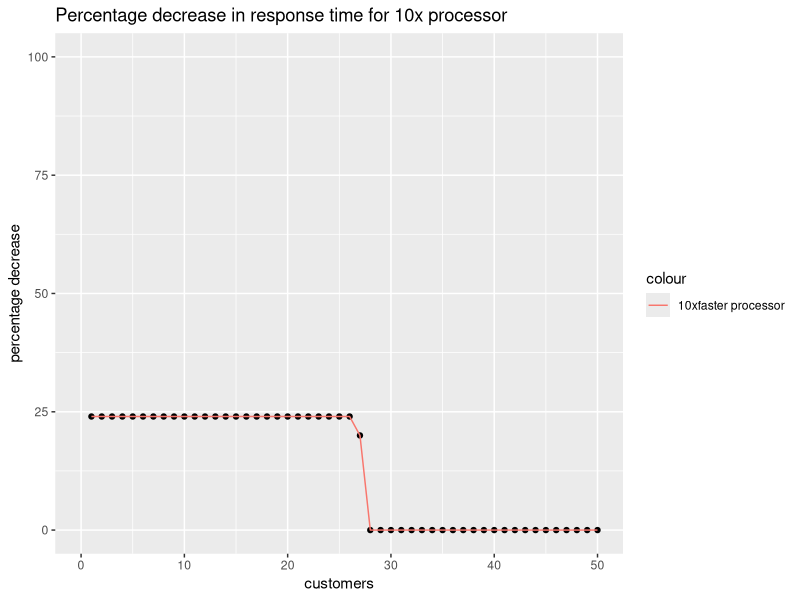
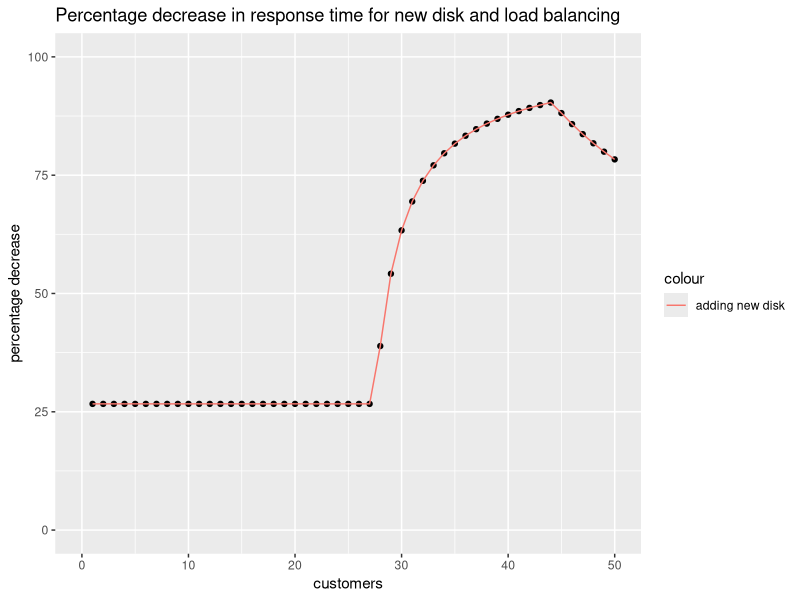
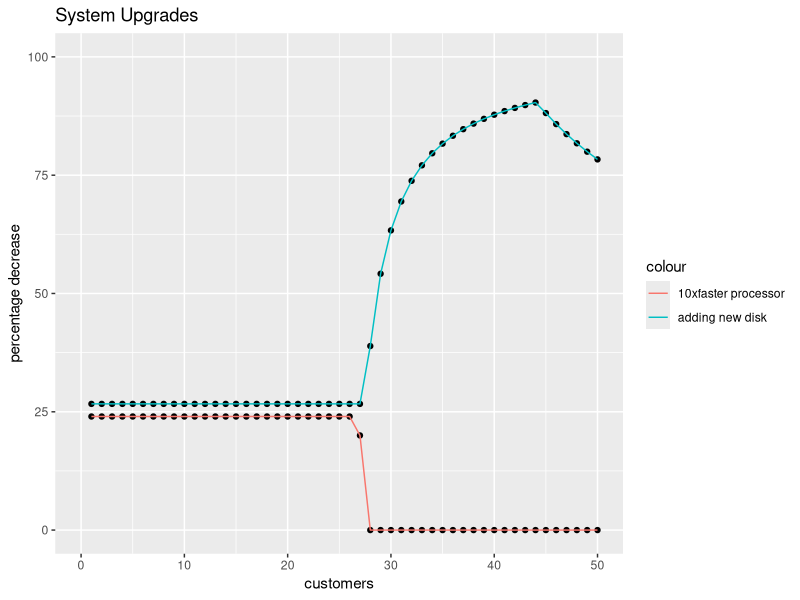

These figures' R source, in order:
## ---- chunk 1

## ---- chunk 2

## ---- chunk 3
library(dplyr)
# calculate lower bounds for original system
Rs <- data.frame("N"=1:50, "R"=rep(0,50), stringsAsFactors = FALSE)

for(i in 1:50){
  Rs[i,2] = max(0.3, (0.12*Rs[i,1]) - 3)
}

# calculate lower bounds for 10x faster processor
Rs10x <- data.frame("N"=1:50, "R"=rep(0,50), stringsAsFactors = FALSE)

for(i in 1:50){
  Rs10x[i,2] = max(0.228, (0.12*Rs10x[i,1]) - 3)
}

# calculate percentage decrease
des <- data.frame("N"=1:50, "change"=rep(0,50), stringsAsFactors = FALSE)

for(i in 1:50){
  des[i,2] = ((abs(Rs10x[i,2]-Rs[i,2]))*100)/Rs[i,2]
}
despre <- des

# plotting
library(ggplot2)
p <- ggplot(data = des, mapping = aes(x = N, y = change)) +  
  xlim(0,50) + ylim(0, 100) + 
  ggtitle("Percentage decrease in response time for 10x processor") + 
  xlab("customers") + ylab("percentage decrease") +
  geom_point() +
  geom_line(data = des, aes(x = N, y = change, color = "10xfaster processor"))
p
## ---- chunk 4
# calculate lower bounds for new disk
Rsd3 <- data.frame("N"=1:50, "R"=rep(0,50), stringsAsFactors = FALSE)

for(i in 1:50){
  Rsd3[i,2] = max(0.22, (0.073*Rsd3[i,1]) - 3)
}

# calculate percentage decrease
des <- data.frame("N"=1:50, "change"=rep(0,50), stringsAsFactors = FALSE)

for(i in 1:50){
  des[i,2] = ((abs(Rsd3[i,2]-Rs[i,2]))*100)/Rs[i,2]
}

# plotting
library(ggplot2)
p <- ggplot(data = des, mapping = aes(x = N, y = change)) +  
  xlim(0,50) + ylim(0, 100) + 
  ggtitle("Percentage decrease in response time for new disk and load balancing") + 
  xlab("customers") + ylab("percentage decrease") +
  geom_point() +
  geom_line(data = des, aes(x = N, y = change, color = "adding new disk"))
p

p <- ggplot(data = des, mapping = aes(x = N, y = change)) +  
  xlim(0,50) + ylim(0, 100) + 
  ggtitle("System Upgrades") + 
  xlab("customers") + ylab("percentage decrease") +
  geom_point() +
  geom_line(data = des, aes(x = N, y = change, color = "adding new disk")) +
  geom_point(data = despre, mapping = aes(x = N, y = change)) +
  geom_line(data = despre, aes(x = N, y = change, color = "10xfaster processor"))
p
## ---- chunk 5

## ---- chunk 6

## ---- chunk 7

## ---- chunk 8

## ---- chunk 9

